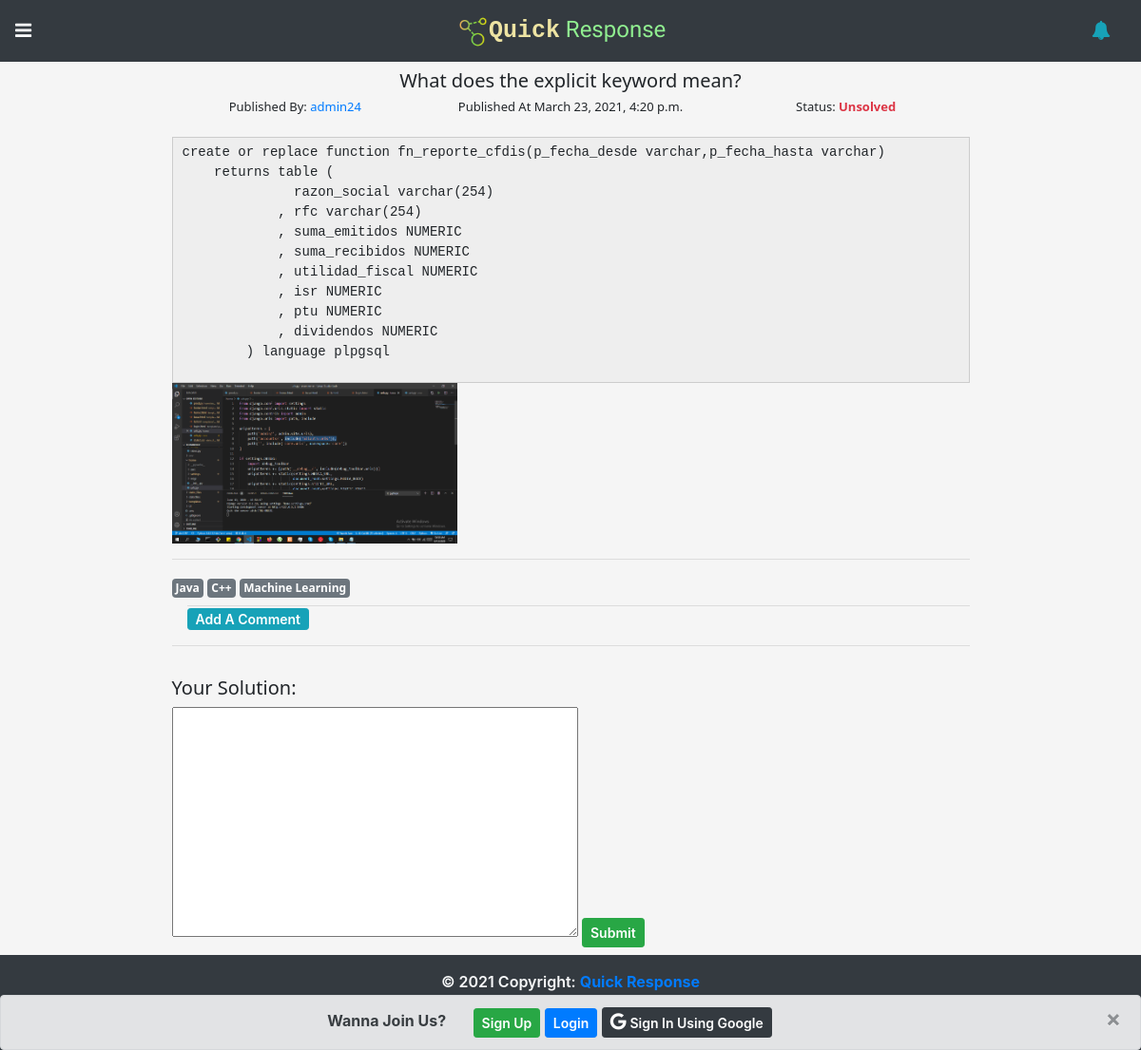
The app's page /problems/2/details/ with its own data.
### problems/models.py (models this page shows, shortened)
class Problem(models.Model):
    author = models.ForeignKey(settings.AUTH_USER_MODEL,on_delete=models.CASCADE)
    title = models.CharField(max_length=120)
    body = RichTextUploadingField()
    created_on = models.DateTimeField(default=datetime.now)
    last_modified = models.DateTimeField(default=datetime.now)
    tag = models.ManyToManyField('Tag', related_name='problems')
    is_solved = models.BooleanField(default=False)

class Tag(models.Model):
    name = models.CharField(max_length=20)
    def __str__(self):
        return self.name

### problems/views.py (the view)
# urls.py: path('<int:id>/details/',problem_details,name='problem_details'),
@profile_required
def problem_details(request,id,msg=None):
    notis =Notification.objects.all()
    for noti in notis:
        if noti.target.id == id:
            print(noti)
    problem = Problem.objects.get(id=id)
    solutions = Solution.objects.filter(problem=problem)
    sol_cnt = Solution.objects.filter(problem=problem).count()
    sol_form = SolutionForm()
    cmt_form = CommentForm()
    update_post_form = PostForm(request.POST or None,instance=problem)
    success=''
    error=''
    edit=''
    same_author = ''
    if msg == 'success':
        success = 'Solution Is Successfully Added'
    elif msg == 'error':
        error = 'Error! Solution Can\'t be Blank'
    elif msg == 'edit':
        edit = 'Problem Is Successfully Edited'
    elif msg == 'same_author':
        same_author = 'Sorry! You Can\'t Give Solution In Your Own Probelm'
    else:
        pass
    context = {
        'problem':problem,
        'sol_form':sol_form,
        'cmt_form':cmt_form,
        'solutions':solutions,
        'total_sol':sol_cnt,
        'success':success,
        'error': error,
        'edit':edit,
        'same_author':same_author,
        'update_post_form':update_post_form,
    }
    return render(request,"problems/problem_details.html",context)

### problems/forms.py
class SolutionForm(forms.ModelForm):
    class Meta:
        model = Solution
        fields = [
            "s_body"
        ]
        labels = {
            "s_body": "",
        }

class CommentForm(forms.ModelForm):
    class Meta:
        model = Comment
        fields = [
            "c_body",
        ]
        widgets = {
            'c_body': forms.Textarea(attrs={'rows':1,'class':'form-control','placeholder':'Leave A Comment!'}),
        }
        labels = {
            "c_body": "",
        }

### problems/views.py (called while the page is built)
def profile_required(function):
    @wraps(function)
    def wrap(request, *args, **kwargs):
        if request.user.is_anonymous:
            return function(request, *args, **kwargs)
        try:
            profile = Profile.objects.get(user=request.user)
            return function(request, *args, **kwargs)
        except:
            return redirect('profile_required',request.user.id,'required')
    return wrap

### templates/problems/problem_details.html (shortened to what this page needs)
{% extends "base.html" %}
{% load static %}
{% block content %}
<div style="background-color: whitesmoke;overflow-x: hidden;" id="post_section">
    <div class="container">
        <div class="row justify-content-center">
            <div class="col-lg-9 p-2">
                <h5 class="text-center">{{problem.title}}</h5>
                <div class="row text-center">
                    <div class="col-lg-4">
                        <h6 style="font-size: small;">Published By: <a href="{% url 'profile_view' problem.author.id %}"
                                style="text-decoration: none;">{{problem.author}}</a></h6>
                    </div>
                    <div class="col-lg-4">
                        <h6 style="font-size: small;">Published At {{problem.created_on}}</h6>
                    </div>
                    <div class="col-lg-4 problem_status">
                        {% if problem.is_solved %}
                        <h6 style="font-size: small;">Status: <span class="text-success font-weight-bold">Solved</span>
                        </h6>
                        {% else %}
                        <h6 style="font-size: small;">Status: <span class="text-danger font-weight-bold">Unsolved</span>
                        </h6>
                        {% endif %}
                    </div>
                </div>
                <p>{{problem.body|safe}}</p>
                <hr>
                {% for tag in problem.tag.all %}
                <h6 class="d-inline-block">
                    <span class="badge badge-secondary p-1">{{tag.name}}</span>
                </h6>
                {% endfor %}
                <br>
                <div class="ml-3">
                    <hr class="m-0">
                    <button class="btn btn-info btn-sm py-0" id="cmt_btn">Add A Comment</button>
                </div>
                <div class="solution_list mt-3">
                    <hr>
                </div>
                <div class="pt-3">
                    <h5>Your Solution:</h5>
                    <form action="{% url 'create_solution' problem.id %}" method="POST" id="sol_form">
                        {{sol_form}}
                        <input type="submit" value="Submit" class="btn btn-success btn-sm pt-1">
                    </form>
                </div>
            </div>
        </div>
    </div>
</div>
{% endblock %}

### home/static/style.css (style rules this page uses)
:root { --font-1: "Newsreader", serif; --font-2: "Girassol", cursive; }
* { margin: 0; padding: 0; outline: none !important; }
body { overflow-x: hidden !important; }
img { max-width: 100%; vertical-align: middle; }
h1, h2, h3, h4, h5, h6, .my_font { font-family: "Courier New", Courier, monospace; }
h5, h6 { font-family: "Segoe UI", Tahoma, Geneva, Verdana, sans-serif; }
.btn { font-weight: 600; }

### records on screen
Problem: title "What does the explicit keyword mean?", author "admin24", created_on "March 23, 2021, 4:20 p.m.", body "create or replace function fn_reporte_cfdis(p_fecha_desde varchar,p_fecha_hasta varchar) returns table ( razon_social varchar(254) , rfc varchar(254) , suma_emitidos NUMERIC , suma_recibidos NUMERIC , utilidad_fiscal NUMERIC , isr NUMERIC , ptu NUMERIC , dividendos NUMERIC ) language plpgsql", body (picture)
Tag: name "Java"
Tag: name "C++"
Tag: name "Machine Learning"
